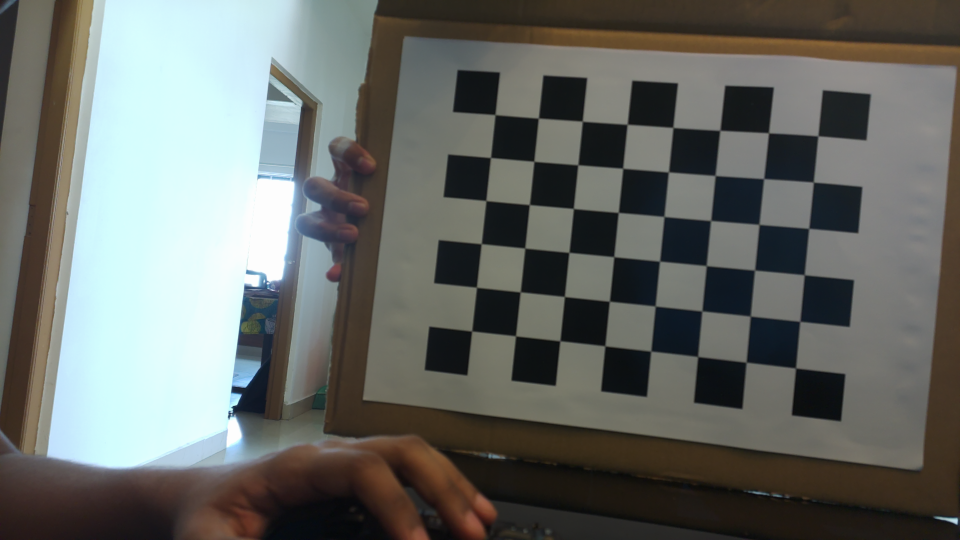
#> input picture calib/left001.png, 1920 x 1080 px (shown at 1/2 size); its folder holds only this picture in this run
$ python capture_calib.py   (older library calls are emulated)
#> lines starting #> are read from the running program, lines starting #| are printed output that depends on the picture; after the words box and inside, x2 and y2 are one past the last pixel; in counts of white or black regions, pixels touching at a corner belong together
import cv2
import numpy as np
import glob
import os

# === CONFIGURATION ===
chessboard_size = (8, 6)  # inner corners (width, height)
square_size = 0.036  # in meters (36mm)

# === Paths ===
calib_dir = "calib"
print(f"Looking for images in: {os.path.abspath(calib_dir)}")

# List all files in directory
print("\nAll files in calib directory:")
all_files = os.listdir(calib_dir)
for f in all_files:
    print(f"  - {f}")

# Try different patterns to find images
left_patterns = [
    os.path.join(calib_dir, "left*.*"),
    os.path.join(calib_dir, "*left*.*"),
    os.path.join(calib_dir, "*.png"),
    os.path.join(calib_dir, "*.jpg"),
    os.path.join(calib_dir, "*.jpeg")
]

right_patterns = [
    os.path.join(calib_dir, "right*.*"),
    os.path.join(calib_dir, "*right*.*"),
    os.path.join(calib_dir, "*.png"),
    os.path.join(calib_dir, "*.jpg"),
    os.path.join(calib_dir, "*.jpeg")
]

left_images = []
right_images = []

# Try each pattern
for pattern in left_patterns:
    files = glob.glob(pattern)
    if files:
        left_images = sorted(files)
        print(f"Found left images with pattern '{pattern}': {len(files)} files")
        break

for pattern in right_patterns:
    files = glob.glob(pattern)
    if files:
        right_images = sorted(files)
        print(f"Found right images with pattern '{pattern}': {len(files)} files")
        break

print(f"\nLeft images found: {len(left_images)}")
for img in left_images:
    print(f"  - {img}")

print(f"\nRight images found: {len(right_images)}")
for img in right_images:
    print(f"  - {img}")

if len(left_images) == 0 or len(right_images) == 0:
    print("\n❌ No calibration images found!")
    print("\nPossible solutions:")
    print("1. Make sure you have a folder named 'calib' in the same directory as this script")
    print("2. Put your images in that folder with names like:")
    print("   - left_001.png, left_002.png, etc.")
    print("   - right_001.png, right_002.png, etc.")
    print("3. Check if images are .png, .jpg, or .jpeg format")
    exit()

# Make sure we have matching number of images
if len(left_images) != len(right_images):
    print(f"\n⚠ Warning: Mismatched number of images (Left: {len(left_images)}, Right: {len(right_images)})")
    print("Using the minimum number of pairs...")
    min_pairs = min(len(left_images), len(right_images))
    left_images = left_images[:min_pairs]
    right_images = right_images[:min_pairs]

# === Prepare object points ===
objp = np.zeros((chessboard_size[0]*chessboard_size[1], 3), np.float32)
objp[:, :2] = np.mgrid[0:chessboard_size[0], 0:chessboard_size[1]].T.reshape(-1, 2)
objp *= square_size

objpoints = []  # 3D points in real world space
imgpoints_left = []  # 2D points in left images
imgpoints_right = []  # 2D points in right images

print("\n=== Detecting chessboard corners ===")
successful_pairs = 0

for i, (left_img_path, right_img_path) in enumerate(zip(left_images, right_images)):
    print(f"\nProcessing pair {i+1}/{len(left_images)}:")
    print(f"  Left: {os.path.basename(left_img_path)}")
    print(f"  Right: {os.path.basename(right_img_path)}")

    # Load images with error checking
    imgL = cv2.imread(left_img_path)
#> imgL is the input picture: shape (1080, 1920, 3); mean B, G, R 103.8, 107.9, 104.9
    imgR = cv2.imread(right_img_path)

    if imgL is None:
        print(f"  ❌ Failed to load left image: {left_img_path}")
        continue
    if imgR is None:
        print(f"  ❌ Failed to load right image: {right_img_path}")
        continue

    # Check image sizes
    if imgL.shape != imgR.shape:
        print(f"  ⚠ Image size mismatch: Left {imgL.shape}, Right {imgR.shape}")

    # Convert to grayscale
    grayL = cv2.cvtColor(imgL, cv2.COLOR_BGR2GRAY)
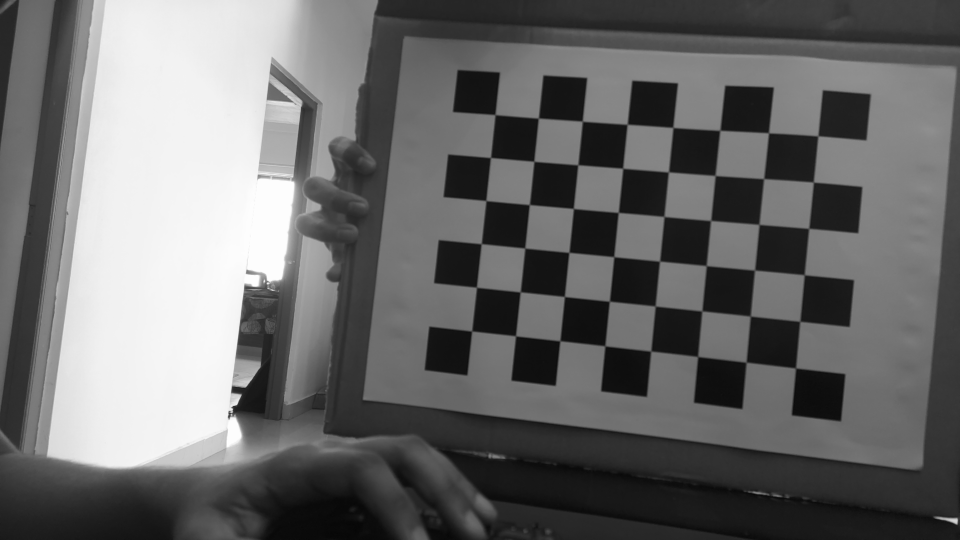
#> grayL: shape (1080, 1920) (shown at 1/2 size); min 5, max 255, mean 106.5
    grayR = cv2.cvtColor(imgR, cv2.COLOR_BGR2GRAY)

    # Detect chessboard corners
    retL, cornersL = cv2.findChessboardCorners(grayL, chessboard_size,
                                              flags=cv2.CALIB_CB_ADAPTIVE_THRESH +
                                                    cv2.CALIB_CB_NORMALIZE_IMAGE)
#> retL = True; cornersL = 48 rows, first 8: [991, 229.5], [1077.5, 236.5], [1165.5, 243], [1255, 248.5], [1346, 255.5], [1440.5, 261], [1537.5, 266], [1636, 272.5]

    retR, cornersR = cv2.findChessboardCorners(grayR, chessboard_size,
                                              flags=cv2.CALIB_CB_ADAPTIVE_THRESH +
                                                    cv2.CALIB_CB_NORMALIZE_IMAGE)
#> retR = True; cornersR has the same summary as cornersL

    if retL and retR:
        # Refine corner positions
        criteria = (cv2.TERM_CRITERIA_EPS + cv2.TERM_CRITERIA_MAX_ITER, 30, 0.001)
        cornersL = cv2.cornerSubPix(grayL, cornersL, (11, 11), (-1, -1), criteria)
#> cornersL = 48 rows, first 8: [990.5, 229.7], [1077.1, 236.6], [1165.1, 242.7], [1254.7, 249.1], [1346.3, 255.3], [1440.2, 261.2], [1537.5, 266.2], [1636.3, 272.3]
        cornersR = cv2.cornerSubPix(grayR, cornersR, (11, 11), (-1, -1), criteria)
#> cornersR has the same summary as cornersL

        objpoints.append(objp)
        imgpoints_left.append(cornersL)
        imgpoints_right.append(cornersR)

        successful_pairs += 1
        print(f"  ✓ Successfully detected corners in both images")

        # Visualize detection
        imgL_detected = imgL.copy()
        imgR_detected = imgR.copy()
        cv2.drawChessboardCorners(imgL_detected, chessboard_size, cornersL, retL)
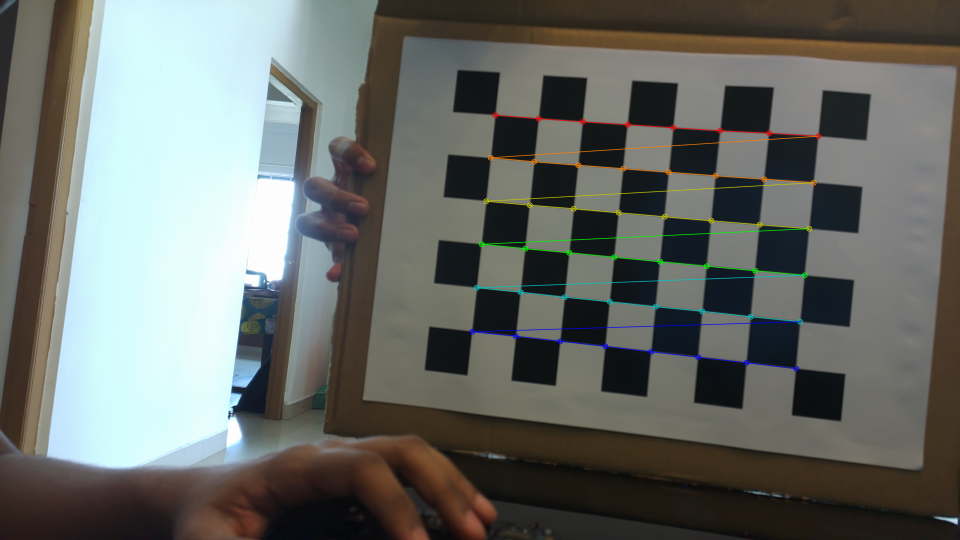
#> imgL_detected: shape (1080, 1920, 3) (shown at 1/2 size); 1.22% of pixels changed, all inside (x1, y1, x2, y2) = (938, 224, 1643, 744)
        cv2.drawChessboardCorners(imgR_detected, chessboard_size, cornersR, retR)

        # Display small preview
        preview = np.hstack((cv2.resize(imgL_detected, (320, 240)),
                            cv2.resize(imgR_detected, (320, 240))))
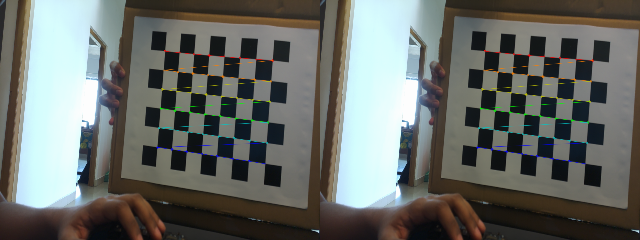
#> preview: shape (240, 640, 3); mean B, G, R 103.8, 108.3, 105
        cv2.imshow(f"Pair {i+1} - Press any key to continue", preview)
        cv2.waitKey(500)  # Show for 0.5 seconds
        cv2.destroyWindow(f"Pair {i+1} - Press any key to continue")
    else:
        print(f"  ✗ Failed to detect corners: Left={retL}, Right={retR}")

cv2.destroyAllWindows()

# Check if we have enough successful pairs
if successful_pairs < 8:
    print(f"\n❌ Error: Only {successful_pairs} successful pairs. Need at least 8.")
    print("\nTips to improve detection:")
    print("1. Make sure chessboard is fully visible in all images")
    print("2. Ensure good lighting without shadows")
    print("3. Try different angles (flat, tilted)")
    print("4. Make sure chessboard fills most of the frame")
    exit()
#> (the program exits here)
